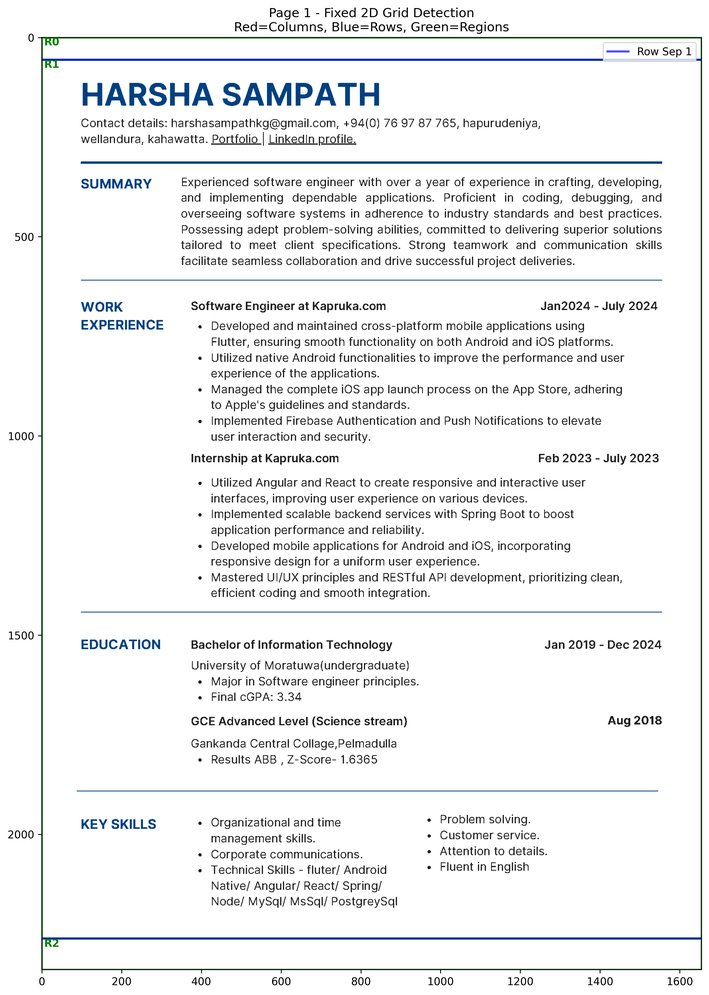
#> input picture grid_analysis_page_1_fixed.png, 709 x 995 px, shrunk from 2809 x 3945 before the run
$ python -i grid_detector_v4.py   (imports and definitions only)
#> lines starting #> are read from the running program, lines starting #| are printed output that depends on the picture
#> further down, picture is the input picture: shape (995, 709, 3); mean B, G, R 240.6, 239.7, 238.6
# enhanced_histogram_cv_parser.py
import pdfplumber
import cv2
import numpy as np
import matplotlib.pyplot as plt
from matplotlib.patches import Rectangle
import os
import csv
import re
import time
from pathlib import Path
from typing import List, Dict
import json

class HistogramCVParser:
    def __init__(self):
        self.contact_patterns = {
            'email': r'\b[A-Za-z0-9._%+-]+@[A-Za-z0-9.-]+\.[A-Z|a-z]{2,}\b',
            'phone': r'[\+]?[\d\s\-\(\)]{10,}',
            'linkedin': r'linkedin\.com/[\w\-/]+',
            'github': r'github\.com/[\w\-/]+'
        }

        self.skills_keywords = [
            'Python', 'Java', 'JavaScript', 'React', 'Angular', 'Vue',
            'Node.js', 'Django', 'Flask', 'Spring', 'HTML', 'CSS',
            'SQL', 'MySQL', 'PostgreSQL', 'MongoDB', 'AWS', 'Azure',
            'Docker', 'Kubernetes', 'Git', 'Machine Learning', 'AI',
            'Flutter', 'Android', 'iOS', 'Swift', 'Kotlin', 'C++', 'C#'
        ]

    # [12 lines left out: function clip_bbox, not called in this run]

    def compute_histograms(self, cv_img, smooth_kernel=5):
        """Compute vertical and horizontal histograms for layout detection"""
#> called with smooth_kernel = 5
        gray = cv2.cvtColor(cv_img, cv2.COLOR_BGR2GRAY)
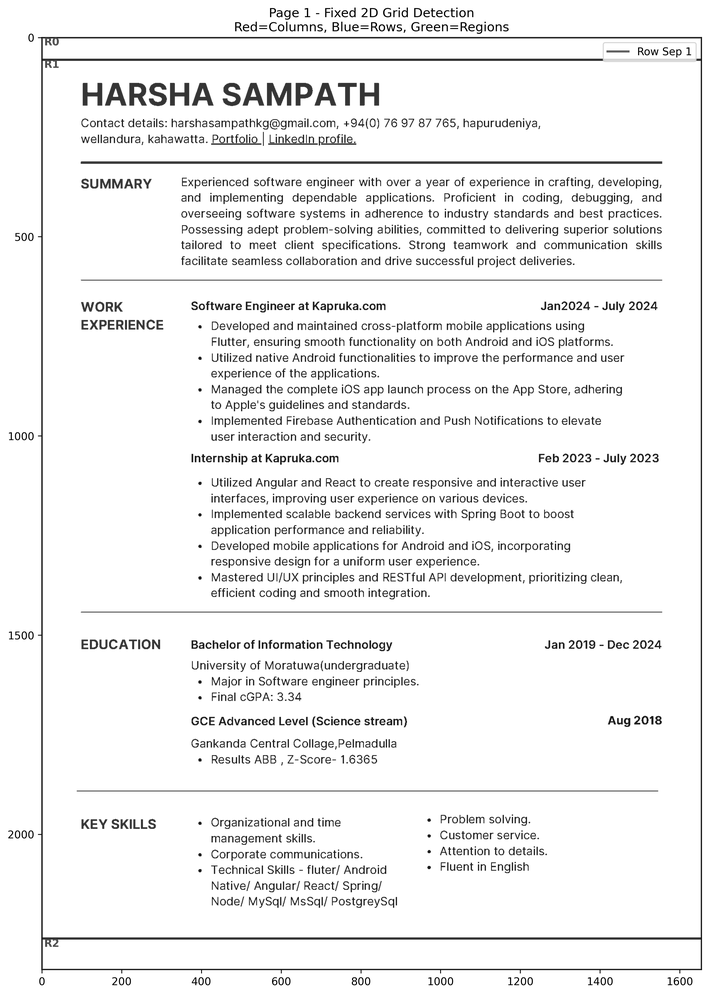
#> gray: shape (995, 709); min 0, max 255, mean 239.5
        _, binary = cv2.threshold(gray, 200, 255, cv2.THRESH_BINARY_INV)
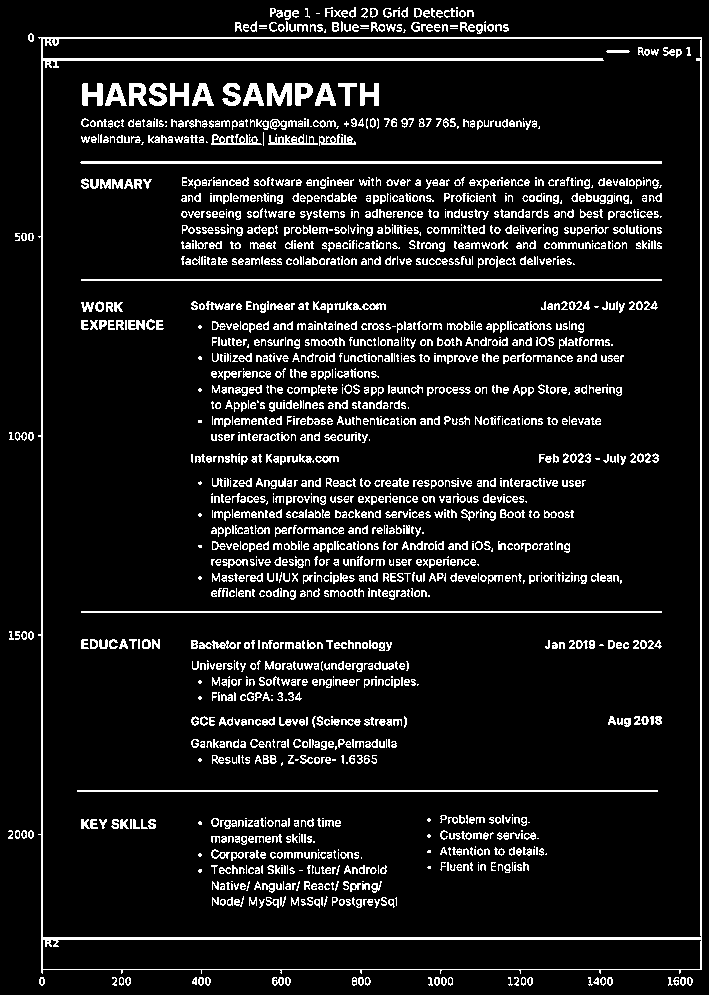
#> binary: shape (995, 709); 9.9% white in thin lines or dots

        # Different smoothing for different directions
        v_smoothed = cv2.blur(binary, (3, 1))  # Preserve column gaps
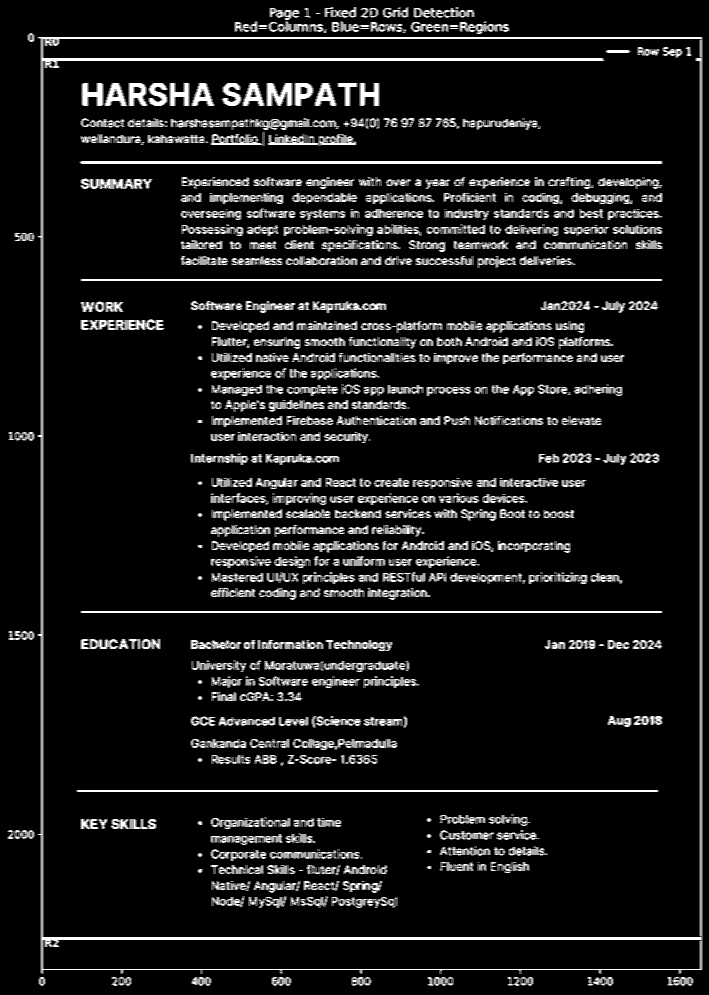
#> v_smoothed: shape (995, 709); min 0, max 255, mean 25.1
        h_smoothed = cv2.blur(binary, (1, smooth_kernel))  # Smooth rows
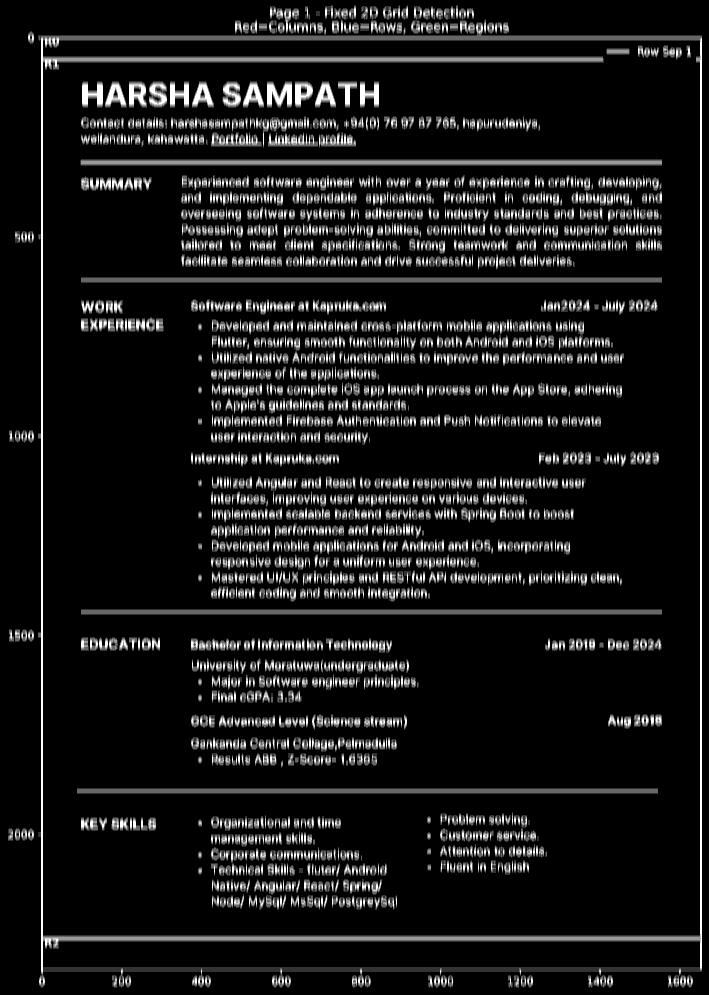
#> h_smoothed: shape (995, 709); min 0, max 255, mean 25.1

        vertical_hist = np.sum(v_smoothed, axis=0)
#> vertical_hist = 709 values, max 161330 at index 42, min 0 at index 0, mean 25006.5
        horizontal_hist = np.sum(h_smoothed, axis=1)
#> horizontal_hist = 995 values, max 102408 at index 939, min 0 at index 0, mean 17818.7

        return vertical_hist, horizontal_hist, binary

    # [278 lines left out: functions find_separators, create_regions, extract_region_texts, extract_contact_info, extract_skills, extract_name and 1 more, not called in this run]

class BatchHistogramProcessor:
    def __init__(self):
        self.parser = HistogramCVParser()

    # [110 lines left out: functions process_folder, main, not called in this run]

# [2 lines not run here, left out]

>>> import cv2
>>> picture = cv2.imread('grid_analysis_page_1_fixed.png')
>>> result = HistogramCVParser().compute_histograms(picture)

$ run again, on grid_analysis_page_2_fixed.png
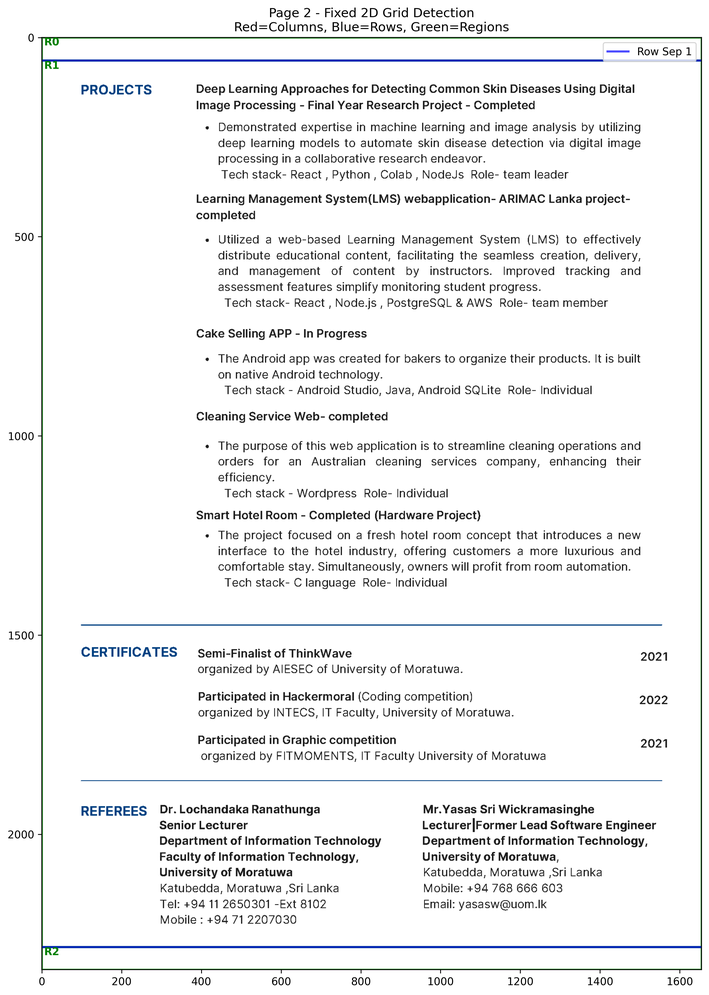
#> input picture grid_analysis_page_2_fixed.png, 709 x 995 px, shrunk from 2809 x 3945 before the run
#> picture is the input picture: shape (995, 709, 3); mean B, G, R 240.3, 239.8, 239.2
#> in compute_histograms, `_, binary = cv2.threshold(gray, 200, 255, cv2.THRESH_BINARY_INV)`:
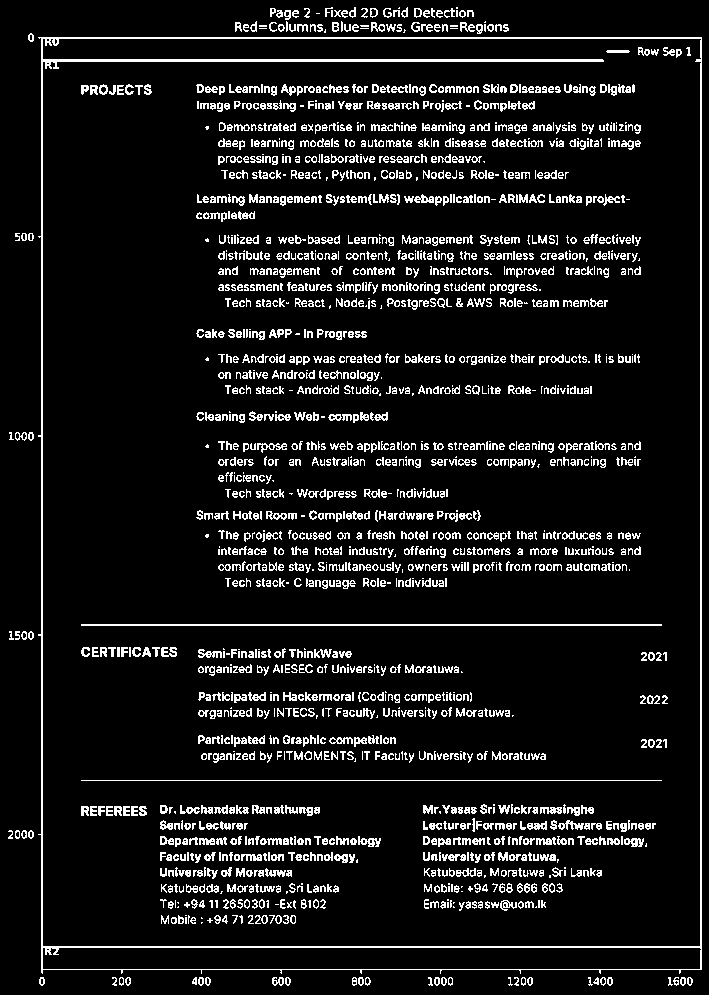
#> binary: shape (995, 709); 9.3% white in thin lines or dots
#> in compute_histograms, `h_smoothed = cv2.blur(binary, (1, smooth_kernel))`:
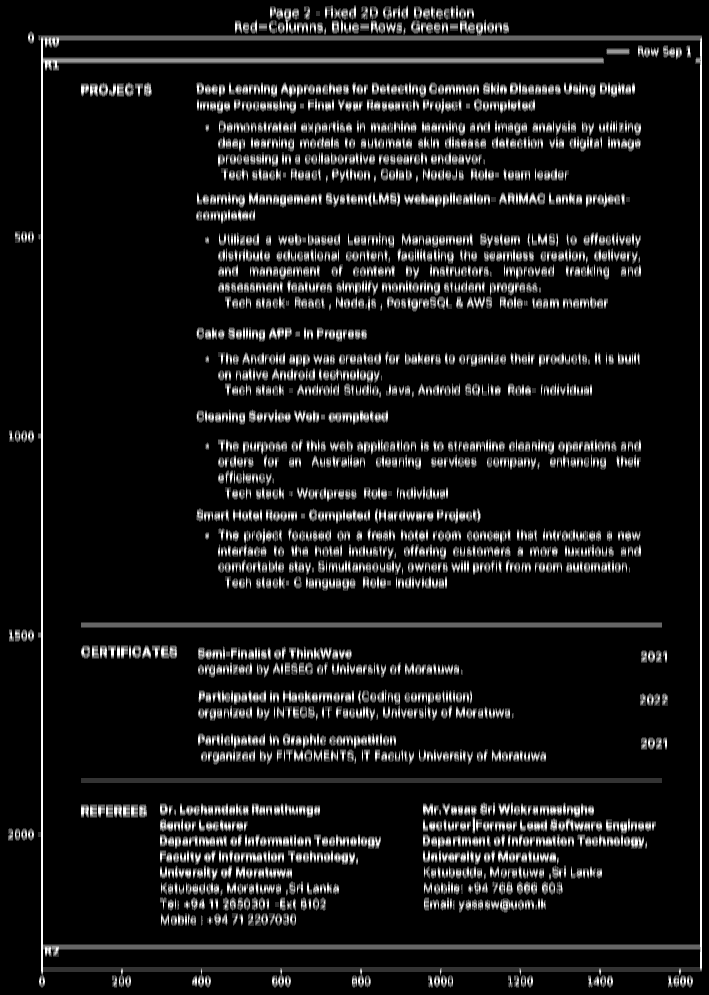
#> h_smoothed: shape (995, 709); min 0, max 255, mean 23.8
#> vertical_hist = 709 values, max 161245 at index 42, min 0 at index 0, mean 23697.7
#> horizontal_hist = 995 values, max 88230 at index 61, min 0 at index 0, mean 16886.1
